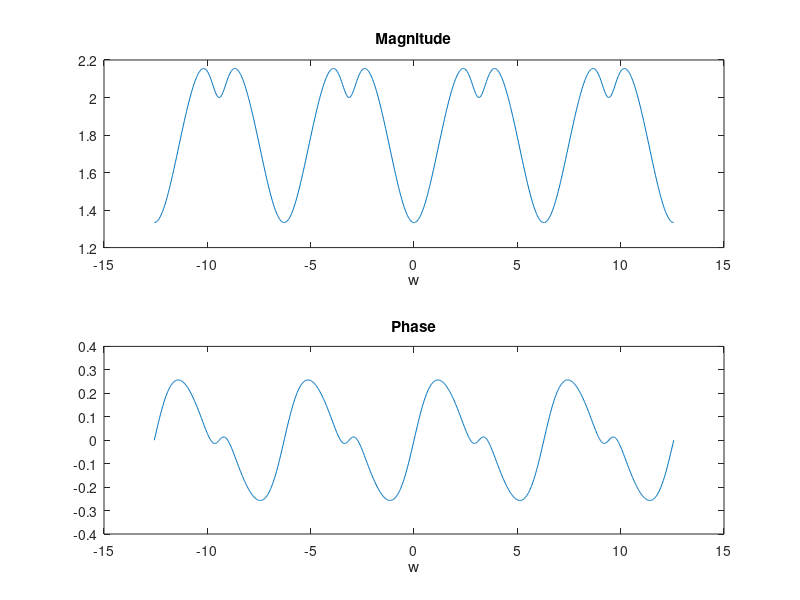

Here is the MATLAB script that generated this plot:
%% Exercício 1

p = [1.8, 0.5, -0.3];
d = [1, 0.5];
w = -4*pi:(8*pi/999):4*pi;
X = freqz(p, d, w);

subplot(2,1,1),plot(w, abs(X))
xlabel('w'),title('Magnitude')
subplot(2,1,2),plot(w, angle(X))
xlabel('w'),title('Phase')